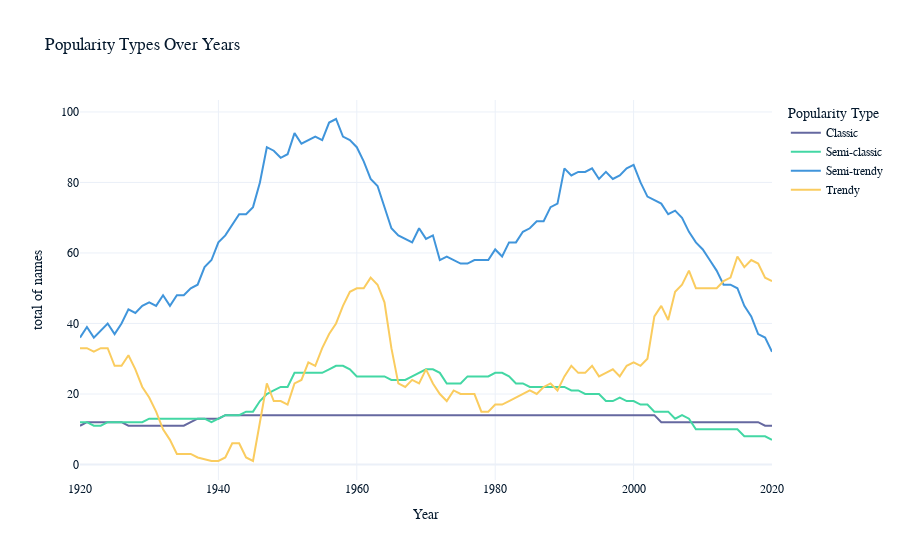

Notebook code for this chart:
### Code cell
# Merge the classification back to the original DataFrame
names_with_popularity = names.merge(popular_names[['first_name', 'popularity_type']], on='first_name')
# Group by 'year' and 'popularity_type', then count the number of occurrences
popularity_over_years = names_with_popularity.groupby(['year', 'popularity_type']).size().reset_index(name='count')
# Plot the data using Plotly
fig = px.line(popularity_over_years, x='year', y='count', color='popularity_type', 
              title='Popularity Types Over Years', labels={'year': 'Year', 'count': 'total of names'})
# Customize the legend title
fig.update_layout(legend_title_text='Popularity Type')

# Show the plot
fig.show()

### Figure 1 — Plotly figure (JSON) as saved in the notebook; plotly's stock layout.template omitted (floating-point values rounded to 4 significant figures)
{"data": [{"hovertemplate": "popularity_type=Classic<br>Year=%{x}<br>total of names=%{y}<extra></extra>", "legendgroup": "Classic", "line": {"color": "#6568a0", "dash": "solid"}, "marker": {"symbol": "circle"}, "mode": "lines", "name": "Classic", "orientation": "v", "showlegend": true, "x": [1920, 1921, 1922, 1923, 1924, 1925, 1926, 1927, 1928, 1929, 1930, 1931, 1932, 1933, 1934, 1935, 1936, 1937, 1938, 1939, 1940, 1941, 1942, 1943, 1944, 1945, 1946, 1947, 1948, 1949, 1950, 1951, 1952, 1953, 1954, 1955, 1956, 1957, 1958, 1959, 1960, 1961, 1962, 1963, 1964, 1965, 1966, 1967, 1968, 1969, 1970, 1971, 1972, 1973, 1974, 1975, 1976, 1977, 1978, 1979, 1980, 1981, 1982, 1983, 1984, 1985, 1986, 1987, 1988, 1989, 1990, 1991, 1992, 1993, 1994, 1995, 1996, 1997, 1998, 1999, 2000, 2001, 2002, 2003, 2004, 2005, 2006, 2007, 2008, 2009, 2010, 2011, 2012, 2013, 2014, 2015, 2016, 2017, 2018, 2019, 2020], "xaxis": "x", "y": [11, 12, 12, 12, 12, 12, 12, 11, 11, 11, 11, 11, 11, 11, 11, 11, 12, 13, 13, 13, 13, 14, 14, 14, 14, 14, 14, 14, 14, 14, 14, 14, 14, 14, 14, 14, 14, 14, 14, 14, 14, 14, 14, 14, 14, 14, 14, 14, 14, 14, 14, 14, 14, 14, 14, 14, 14, 14, 14, 14, 14, 14, 14, 14, 14, 14, 14, 14, 14, 14, 14, 14, 14, 14, 14, 14, 14, 14, 14, 14, 14, 14, 14, 14, 12, 12, 12, 12, 12, 12, 12, 12, 12, 12, 12, 12, 12, 12, 12, 11, 11], "yaxis": "y", "type": "scatter"}, {"hovertemplate": "popularity_type=Semi-classic<br>Year=%{x}<br>total of names=%{y}<extra></extra>", "legendgroup": "Semi-classic", "line": {"color": "#43d7a4", "dash": "solid"}, "marker": {"symbol": "circle"}, "mode": "lines", "name": "Semi-classic", "orientation": "v", "showlegend": true, "x": [1920, 1921, 1922, 1923, 1924, 1925, 1926, 1927, 1928, 1929, 1930, 1931, 1932, 1933, 1934, 1935, 1936, 1937, 1938, 1939, 1940, 1941, 1942, 1943, 1944, 1945, 1946, 1947, 1948, 1949, 1950, 1951, 1952, 1953, 1954, 1955, 1956, 1957, 1958, 1959, 1960, 1961, 1962, 1963, 1964, 1965, 1966, 1967, 1968, 1969, 1970, 1971, 1972, 1973, 1974, 1975, 1976, 1977, 1978, 1979, 1980, 1981, 1982, 1983, 1984, 1985, 1986, 1987, 1988, 1989, 1990, 1991, 1992, 1993, 1994, 1995, 1996, 1997, 1998, 1999, 2000, 2001, 2002, 2003, 2004, 2005, 2006, 2007, 2008, 2009, 2010, 2011, 2012, 2013, 2014, 2015, 2016, 2017, 2018, 2019, 2020], "xaxis": "x", "y": [12, 12, 11, 11, 12, 12, 12, 12, 12, 12, 13, 13, 13, 13, 13, 13, 13, 13, 13, 12, 13, 14, 14, 14, 15, 15, 18, 20, 21, 22, 22, 26, 26, 26, 26, 26, 27, 28, 28, 27, 25, 25, 25, 25, 25, 24, 24, 24, 25, 26, 27, 27, 26, 23, 23, 23, 25, 25, 25, 25, 26, 26, 25, 23, 23, 22, 22, 22, 22, 22, 22, 21, 21, 20, 20, 20, 18, 18, 19, 18, 18, 17, 17, 15, 15, 15, 13, 14, 13, 10, 10, 10, 10, 10, 10, 10, 8, 8, 8, 8, 7], "yaxis": "y", "type": "scatter"}, {"hovertemplate": "popularity_type=Semi-trendy<br>Year=%{x}<br>total of names=%{y}<extra></extra>", "legendgroup": "Semi-trendy", "line": {"color": "#4095db", "dash": "solid"}, "marker": {"symbol": "circle"}, "mode": "lines", "name": "Semi-trendy", "orientation": "v", "showlegend": true, "x": [1920, 1921, 1922, 1923, 1924, 1925, 1926, 1927, 1928, 1929, 1930, 1931, 1932, 1933, 1934, 1935, 1936, 1937, 1938, 1939, 1940, 1941, 1942, 1943, 1944, 1945, 1946, 1947, 1948, 1949, 1950, 1951, 1952, 1953, 1954, 1955, 1956, 1957, 1958, 1959, 1960, 1961, 1962, 1963, 1964, 1965, 1966, 1967, 1968, 1969, 1970, 1971, 1972, 1973, 1974, 1975, 1976, 1977, 1978, 1979, 1980, 1981, 1982, 1983, 1984, 1985, 1986, 1987, 1988, 1989, 1990, 1991, 1992, 1993, 1994, 1995, 1996, 1997, 1998, 1999, 2000, 2001, 2002, 2003, 2004, 2005, 2006, 2007, 2008, 2009, 2010, 2011, 2012, 2013, 2014, 2015, 2016, 2017, 2018, 2019, 2020], "xaxis": "x", "y": [36, 39, 36, 38, 40, 37, 40, 44, 43, 45, 46, 45, 48, 45, 48, 48, 50, 51, 56, 58, 63, 65, 68, 71, 71, 73, 80, 90, 89, 87, 88, 94, 91, 92, 93, 92, 97, 98, 93, 92, 90, 86, 81, 79, 73, 67, 65, 64, 63, 67, 64, 65, 58, 59, 58, 57, 57, 58, 58, 58, 61, 59, 63, 63, 66, 67, 69, 69, 73, 74, 84, 82, 83, 83, 84, 81, 83, 81, 82, 84, 85, 80, 76, 75, 74, 71, 72, 70, 66, 63, 61, 58, 55, 51, 51, 50, 45, 42, 37, 36, 32], "yaxis": "y", "type": "scatter"}, {"hovertemplate": "popularity_type=Trendy<br>Year=%{x}<br>total of names=%{y}<extra></extra>", "legendgroup": "Trendy", "line": {"color": "#facc5f", "dash": "solid"}, "marker": {"symbol": "circle"}, "mode": "lines", "name": "Trendy", "orientation": "v", "showlegend": true, "x": [1920, 1921, 1922, 1923, 1924, 1925, 1926, 1927, 1928, 1929, 1930, 1931, 1932, 1933, 1934, 1935, 1936, 1937, 1939, 1940, 1941, 1942, 1943, 1944, 1945, 1946, 1947, 1948, 1949, 1950, 1951, 1952, 1953, 1954, 1955, 1956, 1957, 1958, 1959, 1960, 1961, 1962, 1963, 1964, 1965, 1966, 1967, 1968, 1969, 1970, 1971, 1972, 1973, 1974, 1975, 1976, 1977, 1978, 1979, 1980, 1981, 1982, 1983, 1984, 1985, 1986, 1987, 1988, 1989, 1990, 1991, 1992, 1993, 1994, 1995, 1996, 1997, 1998, 1999, 2000, 2001, 2002, 2003, 2004, 2005, 2006, 2007, 2008, 2009, 2010, 2011, 2012, 2013, 2014, 2015, 2016, 2017, 2018, 2019, 2020], "xaxis": "x", "y": [33, 33, 32, 33, 33, 28, 28, 31, 27, 22, 19, 15, 10, 7, 3, 3, 3, 2, 1, 1, 2, 6, 6, 2, 1, 12, 23, 18, 18, 17, 23, 24, 29, 28, 33, 37, 40, 45, 49, 50, 50, 53, 51, 46, 33, 23, 22, 24, 23, 27, 23, 20, 18, 21, 20, 20, 20, 15, 15, 17, 17, 18, 19, 20, 21, 20, 22, 23, 21, 25, 28, 26, 26, 28, 25, 26, 27, 25, 28, 29, 28, 30, 42, 45, 41, 49, 51, 55, 50, 50, 50, 50, 52, 53, 59, 56, 58, 57, 53, 52], "yaxis": "y", "type": "scatter"}], "layout": {"xaxis": {"anchor": "y", "domain": [0, 1], "title": {"text": "Year"}}, "yaxis": {"anchor": "x", "domain": [0, 1], "title": {"text": "total of names"}}, "legend": {"title": {"text": "Popularity Type"}, "tracegroupgap": 0}, "title": {"text": "Popularity Types Over Years"}}}
